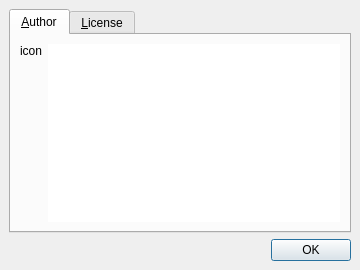
<?xml version="1.0" encoding="UTF-8"?>
<ui version="4.0">
 <class>About</class>
 <widget class="QDialog" name="About">
  <property name="windowModality">
   <enum>Qt::ApplicationModal</enum>
  </property>
  <property name="geometry">
   <rect>
    <x>0</x>
    <y>0</y>
    <width>360</width>
    <height>270</height>
   </rect>
  </property>
  <property name="windowTitle">
   <string>About ColorCode</string>
  </property>
  <layout class="QVBoxLayout">
   <property name="spacing">
    <number>6</number>
   </property>
   <property name="margin">
    <number>9</number>
   </property>
   <item>
    <widget class="QTabWidget" name="tabWidget">
     <property name="tabShape">
      <enum>QTabWidget::Rounded</enum>
     </property>
     <property name="currentIndex">
      <number>0</number>
     </property>
     <widget class="QWidget" name="mAuthorTab">
      <attribute name="title">
       <string>&amp;Author</string>
      </attribute>
      <layout class="QHBoxLayout">
       <property name="spacing">
        <number>6</number>
       </property>
       <property name="margin">
        <number>9</number>
       </property>
       <item>
        <layout class="QVBoxLayout">
         <property name="spacing">
          <number>6</number>
         </property>
         <property name="margin">
          <number>0</number>
         </property>
         <item>
          <widget class="QLabel" name="mAuthorIcon">
           <property name="text">
            <string>icon</string>
           </property>
          </widget>
         </item>
         <item>
          <spacer>
           <property name="orientation">
            <enum>Qt::Vertical</enum>
           </property>
           <property name="sizeHint" stdset="0">
            <size>
             <width>20</width>
             <height>111</height>
            </size>
           </property>
          </spacer>
         </item>
        </layout>
       </item>
       <item>
        <widget class="QTextBrowser" name="mAuthorText">
         <property name="frameShape">
          <enum>QFrame::NoFrame</enum>
         </property>
         <property name="frameShadow">
          <enum>QFrame::Plain</enum>
         </property>
         <property name="openExternalLinks">
          <bool>true</bool>
         </property>
        </widget>
       </item>
      </layout>
     </widget>
     <widget class="QWidget" name="mLicenseTab">
      <attribute name="title">
       <string>&amp;License</string>
      </attribute>
      <layout class="QHBoxLayout">
       <property name="spacing">
        <number>6</number>
       </property>
       <property name="margin">
        <number>9</number>
       </property>
       <item>
        <layout class="QVBoxLayout">
         <property name="spacing">
          <number>6</number>
         </property>
         <property name="margin">
          <number>0</number>
         </property>
         <item>
          <widget class="QLabel" name="mLicenseIcon">
           <property name="text">
            <string>icon</string>
           </property>
          </widget>
         </item>
         <item>
          <spacer>
           <property name="orientation">
            <enum>Qt::Vertical</enum>
           </property>
           <property name="sizeHint" stdset="0">
            <size>
             <width>20</width>
             <height>111</height>
            </size>
           </property>
          </spacer>
         </item>
        </layout>
       </item>
       <item>
        <widget class="QTextBrowser" name="mLicenseText">
         <property name="frameShape">
          <enum>QFrame::NoFrame</enum>
         </property>
         <property name="frameShadow">
          <enum>QFrame::Plain</enum>
         </property>
         <property name="openExternalLinks">
          <bool>true</bool>
         </property>
        </widget>
       </item>
      </layout>
     </widget>
    </widget>
   </item>
   <item>
    <widget class="QDialogButtonBox" name="buttonBox">
     <property name="orientation">
      <enum>Qt::Horizontal</enum>
     </property>
     <property name="standardButtons">
      <set>QDialogButtonBox::Ok</set>
     </property>
    </widget>
   </item>
  </layout>
 </widget>
 <tabstops>
  <tabstop>tabWidget</tabstop>
  <tabstop>mAuthorText</tabstop>
  <tabstop>buttonBox</tabstop>
  <tabstop>mLicenseText</tabstop>
 </tabstops>
 <resources/>
 <connections>
  <connection>
   <sender>buttonBox</sender>
   <signal>accepted()</signal>
   <receiver>About</receiver>
   <slot>accept()</slot>
   <hints>
    <hint type="sourcelabel">
     <x>248</x>
     <y>254</y>
    </hint>
    <hint type="destinationlabel">
     <x>157</x>
     <y>274</y>
    </hint>
   </hints>
  </connection>
 </connections>
</ui>
